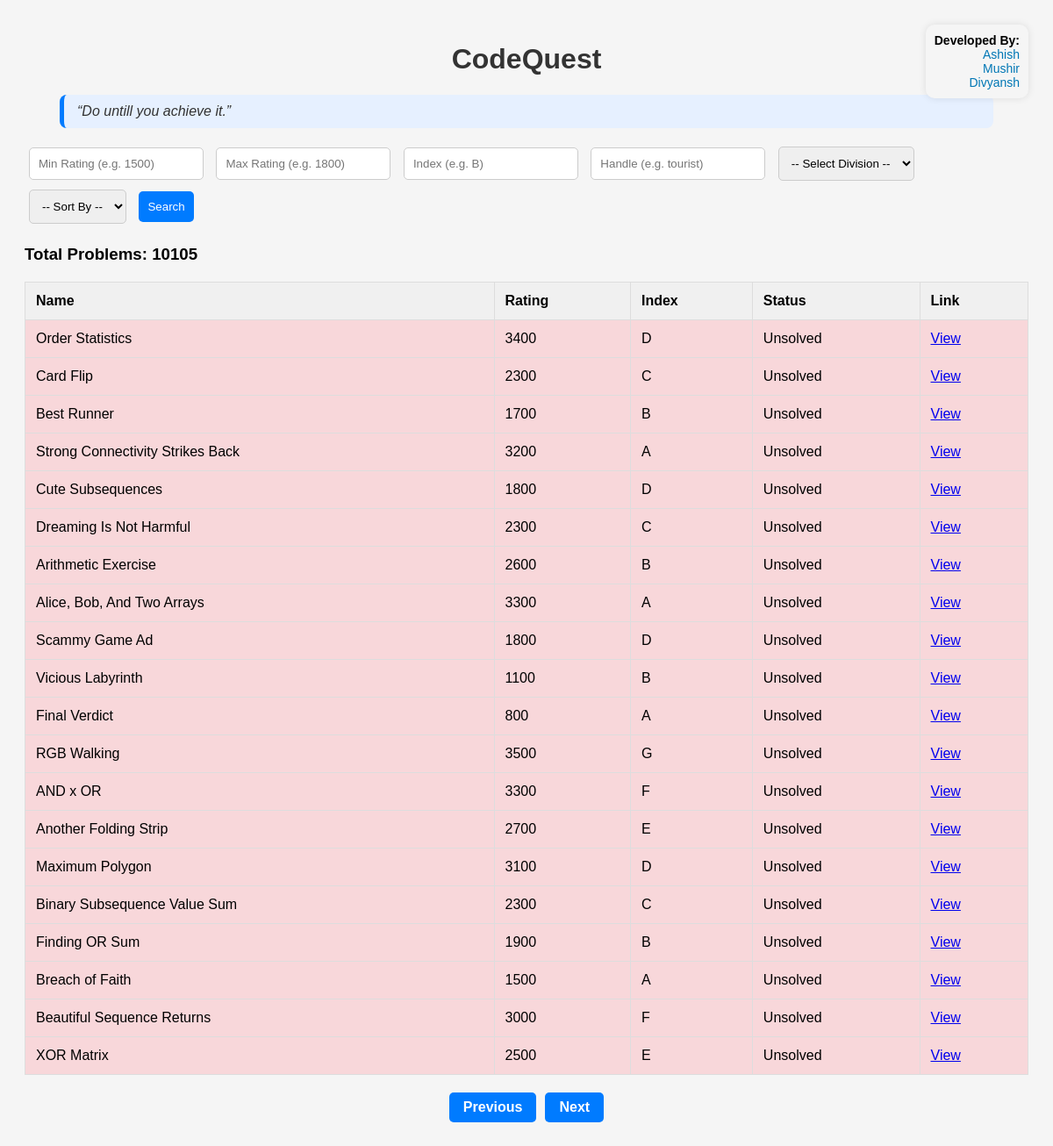
The page /?page=3&min_rating=&max_rating=&index=&handle=&division=&sort_by= on the database its author committed.
### problems/models.py (models this page shows, shortened)
class CodeforcesProblem(models.Model):
    contest_id = models.IntegerField()
    index = models.CharField(max_length=5)
    name = models.CharField(max_length=255)
    rating = models.IntegerField(null=True, blank=True)
    url = models.URLField()
    division = models.CharField(max_length=50, null=True, blank=True)

### problems/views.py (the view)
# urls.py: path('', views.filter_problems_page, name='filter_page'),
def filter_problems_page(request):
    min_rating = request.GET.get('min_rating')
    max_rating = request.GET.get('max_rating')
    index = request.GET.get('index')
    handle = request.GET.get('handle')
    division = request.GET.get('division')
    sort_by = request.GET.get('sort_by')
    page = request.GET.get('page', 1)  # Default to page 1 if not provided
    problems_page, solved_ids = filter_codeforces_problems(min_rating, max_rating, index, handle, division, sort_by, page)
    if problems_page is None:
        return render(request, 'filter_problems.html', {'error': 'Failed to fetch problems or invalid handle'})
    for prob in problems_page:
        prob.status = "solved" if prob.id in solved_ids else "unsolved"
    divisions = ["Div. 1", "Div. 2", "Div. 3", "Div. 4", "Educational", "Global"]
    return render(request, 'filter_problems.html', {
        'problems': problems_page,
        'request': request,
        'divisions': divisions,
        'page_obj': problems_page,
    })

### templates/filter_problems.html (shortened to what this page needs)
<!DOCTYPE html>
<html lang="en">
<head>
</head>
<body>
    <div class="owner-info">
        <strong>Developed By:</strong><br>
        <a href="https://www.linkedin.com/in/ashish-dixit-link" target="_blank">Ashish </a><br>
        <a href="https://www.linkedin.com/in/mushir-ali-link" target="_blank">Mushir</a><br>
        <a href="https://www.linkedin.com/in/divyansh-sharma-link" target="_blank"> Divyansh </a>
    </div>
    <h1 style="text-align: center; color: #333;">CodeQuest</h1>
    <blockquote style="font-style: italic; color: #333; margin-top: 10px; background-color: #e6f0ff; padding: 10px 15px; border-left: 5px solid #007bff; border-radius: 8px;">
        “Do untill you achieve it.”
    </blockquote>
    <form method="GET" action="{% url 'filter_page' %}">
        <input type="text" name="min_rating" placeholder="Min Rating (e.g. 1500)" value="{{ request.GET.min_rating }}">
        <input type="text" name="max_rating" placeholder="Max Rating (e.g. 1800)" value="{{ request.GET.max_rating }}">
        <input type="text" name="index" placeholder="Index (e.g. B)" value="{{ request.GET.index }}">
        <input type="text" name="handle" placeholder="Handle (e.g. tourist)" value="{{ request.GET.handle }}">
        <select name="division">
            <option value="">-- Select Division --</option>
        </select>
        <select name="sort_by">
            <option value="">-- Sort By --</option>
        </select>
        <button type="submit">Search</button>
    </form>
    {% if problems %}
        <h3>Total Problems: {{ page_obj.paginator.count }}</h3>
        <table>
            <tr>
                <th>Name</th>
                <th>Rating</th>
                <th>Index</th>
                <th>Status</th>
                <th>Link</th>
            </tr>
            {% for prob in problems %}
            <tr class="{{ prob.status }}">
                <td>{{ prob.name }}</td>
                <td>{{ prob.rating }}</td>
                <td>{{ prob.index }}</td>
                <td>{{ prob.status|title }}</td>
                <td><a href="{{ prob.url }}" target="_blank">View</a></td>
            </tr>
            {% endfor %}
        </table>
        {% if problems %}
        <div class="pagination">
            {% if page_obj.has_previous %}
                <a href="?page={{ page_obj.previous_page_number }}&min_rating={{ request.GET.min_rating }}&max_rating={{ request.GET.max_rating }}&index={{ request.GET.index }}&handle={{ request.GET.handle }}&division={{ request.GET.division }}&sort_by={{ request.GET.sort_by }}">Previous</a>
            {% endif %}
            {% if page_obj.has_next %}
                <a href="?page={{ page_obj.next_page_number }}&min_rating={{ request.GET.min_rating }}&max_rating={{ request.GET.max_rating }}&index={{ request.GET.index }}&handle={{ request.GET.handle }}&division={{ request.GET.division }}&sort_by={{ request.GET.sort_by }}">Next</a>
            {% endif %}
        </div>
        {% endif %}
    {% endif %}
</body>
</html>

### templates/filter_problems.html (style rules this page uses)
body { font-family: Arial, sans-serif; padding: 20px; background-color: #f5f5f5; position: relative; }
.owner-info { position: absolute; top: 20px; right: 20px; text-align: right; font-size: 14px; background-color: #f5f5f5; padding: 10px; border-radius: 10px; box-shadow: 0 0 8px rgba(0, 0, 0, 0.1); }
.owner-info a { color: #0077b5; text-decoration: none; }
input, button, select { padding: 10px; margin: 5px; border: 1px solid #ccc; border-radius: 5px; }
button { background-color: #007bff; color: white; border: none; cursor: pointer; }
table { width: 100%; border-collapse: collapse; margin-top: 20px; background-color: white; }
th, td { padding: 12px; border: 1px solid #ddd; text-align: left; }
th { background-color: #f0f0f0; }
.unsolved { background-color: #f8d7da; }
.pagination { margin-top: 20px; display: flex; justify-content: center; gap: 10px; }
.pagination a { padding: 8px 16px; background-color: #007bff; color: white; border-radius: 5px; text-decoration: none; font-weight: bold; }

### rows shown on the page
CodeforcesProblem: name "Order Statistics", rating "3400", index "D", status "Unsolved"
CodeforcesProblem: name "Card Flip", rating "2300", index "C", status "Unsolved"
CodeforcesProblem: name "Best Runner", rating "1700", index "B", status "Unsolved"
CodeforcesProblem: name "Strong Connectivity Strikes Back", rating "3200", index "A", status "Unsolved"
CodeforcesProblem: name "Cute Subsequences", rating "1800", index "D", status "Unsolved"
CodeforcesProblem: name "Dreaming Is Not Harmful", rating "2300", index "C", status "Unsolved"
CodeforcesProblem: name "Arithmetic Exercise", rating "2600", index "B", status "Unsolved"
CodeforcesProblem: name "Alice, Bob, And Two Arrays", rating "3300", index "A", status "Unsolved"
CodeforcesProblem: name "Scammy Game Ad", rating "1800", index "D", status "Unsolved"
CodeforcesProblem: name "Vicious Labyrinth", rating "1100", index "B", status "Unsolved"
CodeforcesProblem: name "Final Verdict", rating "800", index "A", status "Unsolved"
CodeforcesProblem: name "RGB Walking", rating "3500", index "G", status "Unsolved"
CodeforcesProblem: name "AND x OR", rating "3300", index "F", status "Unsolved"
CodeforcesProblem: name "Another Folding Strip", rating "2700", index "E", status "Unsolved"
CodeforcesProblem: name "Maximum Polygon", rating "3100", index "D", status "Unsolved"
CodeforcesProblem: name "Binary Subsequence Value Sum", rating "2300", index "C", status "Unsolved"
CodeforcesProblem: name "Finding OR Sum", rating "1900", index "B", status "Unsolved"
CodeforcesProblem: name "Breach of Faith", rating "1500", index "A", status "Unsolved"
CodeforcesProblem: name "Beautiful Sequence Returns", rating "3000", index "F", status "Unsolved"
CodeforcesProblem: name "XOR Matrix", rating "2500", index "E", status "Unsolved"

### other values the page prints
{{ page_obj.paginator.count }} "10105"
